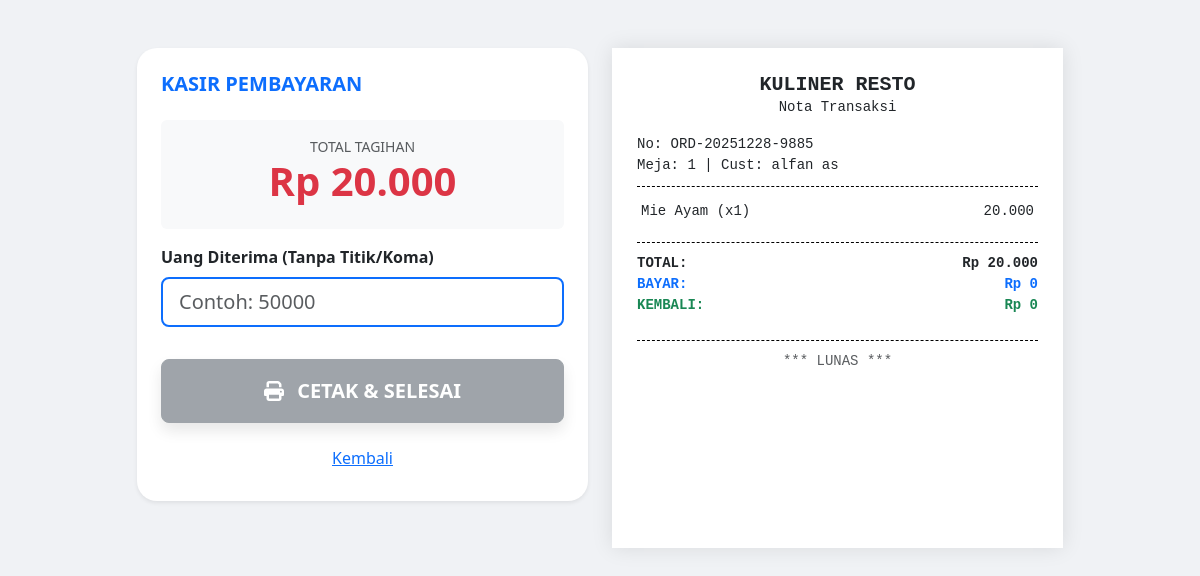
Page /bayar.php?id=7 on the committed database.
### tables this page shows
CREATE TABLE `orders` (
  `id_order` int(11) NOT NULL,
  `kode_order` varchar(200) NOT NULL,
  `pelanggan` varchar(100) DEFAULT NULL,
  `meja` int(11) DEFAULT NULL,
  `pelayan` int(11) DEFAULT NULL,
  `total_bayar` int(11) DEFAULT NULL,
  `uang_diterima` int(11) DEFAULT NULL,
  `uang_kembali` int(11) DEFAULT NULL,
  `waktu_order` timestamp NOT NULL DEFAULT current_timestamp()
);

CREATE TABLE `detail_order` (
  `id_detail` int(11) NOT NULL,
  `id_order` int(11) DEFAULT NULL,
  `menu` int(11) DEFAULT NULL,
  `jumlah` int(11) DEFAULT NULL,
  `catatan` varchar(255) DEFAULT NULL,
  `status` int(11) DEFAULT NULL
);

CREATE TABLE `daftar_menu` (
  `no` int(11) NOT NULL,
  `nama_menu` varchar(100) DEFAULT NULL,
  `keterangan` varchar(255) DEFAULT NULL,
  `kategori` int(11) DEFAULT NULL,
  `harga` int(11) DEFAULT NULL,
  `stok` int(11) DEFAULT NULL
);

### bayar.php (the view, shortened to what this page needs)
<?php
include 'koneksi.php';
$id_order = $_GET['id'];
$query_order = mysqli_query($koneksi, "SELECT * FROM orders WHERE id_order = '$id_order'");
$data_order  = mysqli_fetch_array($query_order);
$query_detail = mysqli_query($koneksi, "SELECT detail_order.*, daftar_menu.nama_menu, daftar_menu.harga
                                        FROM detail_order
                                        JOIN daftar_menu ON detail_order.menu = daftar_menu.no
                                        WHERE detail_order.id_order = '$id_order'");
$total = 0;
$items = [];
while($row = mysqli_fetch_array($query_detail)) {
    $total += ($row['harga'] * $row['jumlah']);
    $items[] = $row;
}
?>
<!DOCTYPE html>
<html lang="id">
<head>
    <link href="https://cdn.jsdelivr.net/npm/bootstrap@5.3.0/dist/css/bootstrap.min.css" rel="stylesheet">
</head>
<body>
<div class="container py-5">
    <div class="row justify-content-center">
        <div class="col-md-5 no-print mb-4">
            <div class="card border-0 shadow-sm p-4" style="border-radius: 20px;">
                <h5 class="fw-bold mb-4 text-primary">KASIR PEMBAYARAN</h5>
                <div class="mb-3 text-center bg-light p-3 rounded">
                    <label class="small text-muted d-block">TOTAL TAGIHAN</label>
                    <h1 class="fw-bold text-danger">Rp <?= number_format($total, 0, ',', '.') ?></h1>
                </div>
                <div class="mb-4">
                    <label class="fw-bold mb-2">Uang Diterima (Tanpa Titik/Koma)</label>
                    <input type="number" id="input_bayar" class="form-control form-control-lg border-2 border-primary"
                           placeholder="Contoh: 50000" oninput="hitungOtomatis(this.value, <?= $total ?>)" autofocus>
                </div>
                <button id="btn_cetak" onclick="simpanDanCetak(<?= $total ?>)" class="btn btn-secondary btn-lg w-100 fw-bold py-3 shadow" disabled>
                    <i class="fas fa-print me-2"></i> CETAK & SELESAI
                </button>
                <a href="transaksi.php" class="btn btn-link w-100 mt-3 no-print">Kembali</a>
            </div>
        </div>
        <div class="col-md-5">
            <div class="receipt-paper">
                <div class="text-center">
                    <h5 class="fw-bold mb-0">KULINER RESTO</h5>
                    <p class="small">Nota Transaksi</p>
                </div>
                <div class="small mt-3">
                    <div>No: <?= $data_order['kode_order'] ?></div>
                    <div>Meja: <?= $data_order['meja'] ?> | Cust: <?= $data_order['pelanggan'] ?></div>
                </div>
                <div class="line"></div>
                <table class="table table-borderless table-sm small">
                    <?php foreach($items as $item) { ?>
                    <tr>
                        <td><?= $item['nama_menu'] ?> (x<?= $item['jumlah'] ?>)</td>
                        <td class="text-end"><?= number_format($item['harga'] * $item['jumlah'], 0, ',', '.') ?></td>
                    </tr>
                    <?php } ?>
                </table>
                <div class="line"></div>
                <div class="small fw-bold">
                    <div class="d-flex justify-content-between"><span>TOTAL:</span><span>Rp <?= number_format($total, 0, ',', '.') ?></span></div>
                    <div class="d-flex justify-content-between text-primary"><span>BAYAR:</span><span id="struk_bayar">Rp 0</span></div>
                    <div class="d-flex justify-content-between text-success"><span>KEMBALI:</span><span id="struk_kembali">Rp 0</span></div>
                </div>
                <div class="line mt-4"></div>
                <div class="text-center small text-muted italic">*** LUNAS ***</div>
            </div>
        </div>
    </div>
</div>
</body>
</html>

### bayar.php (style rules this page uses)
body { background: #f0f2f5; }
.receipt-paper { background: #fff; padding: 25px; box-shadow: 0 0 20px rgba(0,0,0,0.1); font-family: 'Courier New', Courier, monospace; min-height: 500px; }
.line { border-top: 1px dashed #000; margin: 10px 0; }

### rows in the picture
orders: kode_order "ORD-20251228-9885", meja "1", pelanggan "alfan as"
detail_order: menu.nama_menu "Mie Ayam", jumlah "1", $item['harga'] * $item['jumlah'] "20.000"

### other values in the picture
$total "20.000"
